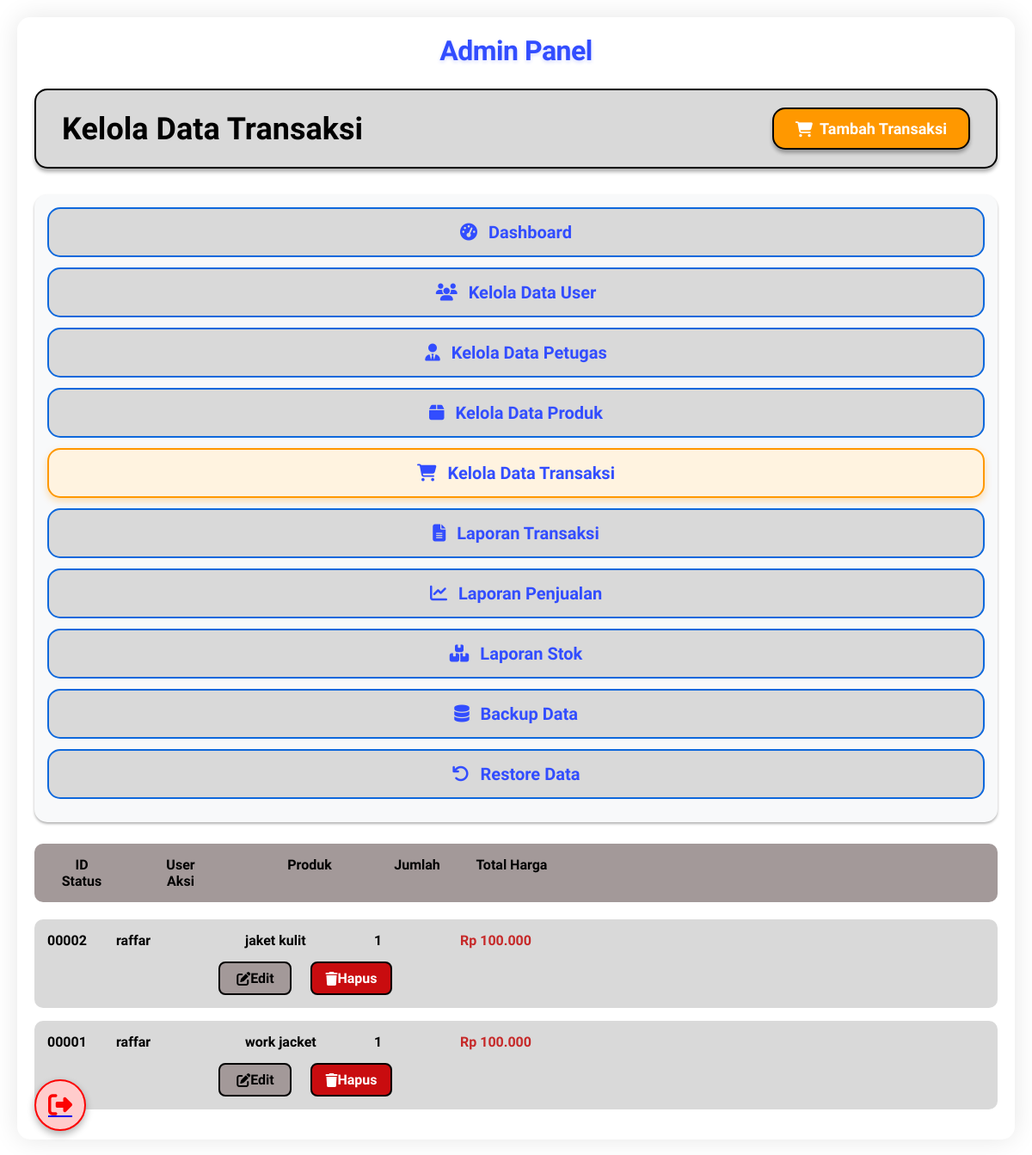
The app's page /Admin/kelola_data_transaksi.php (signed in) with its own data.
### tables this page shows
CREATE TABLE `transactions` (
  `id` int(11) NOT NULL AUTO_INCREMENT,
  `user_id` int(11) NOT NULL,
  `product_id` int(11) NOT NULL,
  `quantity` int(11) NOT NULL DEFAULT 1,
  `total_price` decimal(10,2) NOT NULL,
  `status` enum('pending','processing','completed','cancelled') DEFAULT 'pending',
  `payment_method` varchar(50) DEFAULT NULL,
  `created_at` timestamp NOT NULL DEFAULT current_timestamp(),
  `updated_at` timestamp NOT NULL DEFAULT current_timestamp() ON UPDATE current_timestamp(),
  PRIMARY KEY (`id`),
  KEY `user_id` (`user_id`),
  KEY `product_id` (`product_id`),
  CONSTRAINT `transactions_ibfk_1` FOREIGN KEY (`user_id`) REFERENCES `users` (`id`),
  CONSTRAINT `transactions_ibfk_2` FOREIGN KEY (`product_id`) REFERENCES `products` (`id`)
);

CREATE TABLE `users` (
  `id` int(11) NOT NULL AUTO_INCREMENT,
  `username` varchar(50) NOT NULL,
  `email` varchar(100) NOT NULL,
  `password` varchar(255) NOT NULL,
  `role` enum('admin','petugas','user') DEFAULT 'user',
  `created_at` timestamp NOT NULL DEFAULT current_timestamp(),
  `updated_at` timestamp NOT NULL DEFAULT current_timestamp() ON UPDATE current_timestamp(),
  PRIMARY KEY (`id`),
  UNIQUE KEY `username` (`username`),
  UNIQUE KEY `email` (`email`)
);

CREATE TABLE `products` (
  `id` int(11) NOT NULL AUTO_INCREMENT,
  `name` varchar(255) NOT NULL,
  `price` decimal(10,2) NOT NULL,
  `category` int(255) NOT NULL,
  `description` text DEFAULT NULL,
  `image` varchar(255) DEFAULT 'default-product.jpg',
  `stock` int(11) DEFAULT 0,
  `created_at` timestamp NOT NULL DEFAULT current_timestamp(),
  `updated_at` timestamp NOT NULL DEFAULT current_timestamp() ON UPDATE current_timestamp(),
  PRIMARY KEY (`id`)
);

### Admin/kelola_data_transaksi.php (the view, shortened to what this page needs)
<?php
require_once '../config.php';
$create_table = "CREATE TABLE IF NOT EXISTS transactions (
    id INT AUTO_INCREMENT PRIMARY KEY,
    user_id INT NOT NULL,
    product_id INT NOT NULL,
    quantity INT NOT NULL DEFAULT 1,
    total_price DECIMAL(10, 2) NOT NULL,
    status ENUM('pending', 'processing', 'completed', 'cancelled') DEFAULT 'pending',
    payment_method VARCHAR(50),
    created_at TIMESTAMP DEFAULT CURRENT_TIMESTAMP,
    updated_at TIMESTAMP DEFAULT CURRENT_TIMESTAMP ON UPDATE CURRENT_TIMESTAMP,
    FOREIGN KEY (user_id) REFERENCES users(id),
    FOREIGN KEY (product_id) REFERENCES products(id)
)";
$conn->query($create_table);
$transactions = [];
$query = "SELECT t.*, u.username as user_name, p.name as product_name
          FROM transactions t
          LEFT JOIN users u ON t.user_id = u.id
          LEFT JOIN products p ON t.product_id = p.id
          ORDER BY t.created_at DESC";
$result = $conn->query($query);
if ($result && $result->num_rows > 0) {
    while ($row = $result->fetch_assoc()) {
        $transactions[] = $row;
    }
}
?>
<!DOCTYPE html>
<html lang="id">
<head>
    <link rel="stylesheet" href="https://cdnjs.cloudflare.com/ajax/libs/font-awesome/6.4.0/css/all.min.css" />
</head>
<body>
    <div class="main-container">
        <div class="admin-panel-title">Admin Panel</div>
        <div class="header">
            <div class="header-title">Kelola Data Transaksi</div>
            <button class="btn-add-transaction" id="openAddModal">
                <i class="fas fa-shopping-cart"></i> Tambah Transaksi
            </button>
        </div>
        <div class="sidebar">
            <a href="admin_dashboard.php" class="sidebar-menu">
                <i class="fas fa-tachometer-alt"></i> Dashboard
            </a>
            <a href="kelola_data_user.php" class="sidebar-menu">
                <i class="fas fa-users"></i> Kelola Data User
            </a>
            <a href="kelola_data_petugas.php" class="sidebar-menu">
                <i class="fas fa-user-tie"></i> Kelola Data Petugas
            </a>
            <a href="kelola_data_produk.php" class="sidebar-menu">
                <i class="fas fa-box"></i> Kelola Data Produk
            </a>
            <a href="kelola_data_transaksi.php" class="sidebar-menu transaksi-active">
                <i class="fas fa-shopping-cart"></i> Kelola Data Transaksi
            </a>
            <a href="laporan_transaksi.php" class="sidebar-menu">
                <i class="fas fa-file-alt"></i> Laporan Transaksi
            </a>
            <a href="laporan_penjualan.php" class="sidebar-menu">
                <i class="fas fa-chart-line"></i> Laporan Penjualan
            </a>
            <a href="laporan_stok.php" class="sidebar-menu">
                <i class="fas fa-boxes"></i> Laporan Stok
            </a>
            <a href="backup_data.php" class="sidebar-menu">
                <i class="fas fa-database"></i> Backup Data
            </a>
            <a href="restore_data.php" class="sidebar-menu">
                <i class="fas fa-undo"></i> Restore Data
            </a>
        </div>
        <div class="content-area">
            <div class="table-header">
                <div>ID</div>
                <div>User</div>
                <div>Produk</div>
                <div>Jumlah</div>
                <div>Total Harga</div>
                <div>Status</div>
                <div>Aksi</div>
            </div>
            <?php if (empty($transactions)): ?>
                <div class="empty-state">
                    <i class="fas fa-shopping-cart"></i>
                    <div>Belum ada transaksi dalam sistem</div>
                    <div style="margin-top: 15px; font-size: 20px; color: #e65100;">
                        Klik "Tambah Transaksi" untuk membuat transaksi baru
                    </div>
                </div>
            <?php else: ?>
                <?php foreach ($transactions as $transaction): ?>
                    <div class="transaction-row">
                        <div><?php echo str_pad($transaction['id'], 5, '0', STR_PAD_LEFT); ?></div>
                        <div><?php echo htmlspecialchars($transaction['user_name'] ?? 'User ID: ' . $transaction['user_id']); ?></div>
                        <div><?php echo htmlspecialchars($transaction['product_name'] ?? 'Produk ID: ' . $transaction['product_id']); ?></div>
                        <div><?php echo $transaction['quantity']; ?></div>
                        <div class="price-display">Rp <?php echo number_format($transaction['total_price'], 0, ',', '.'); ?></div>
                        <div>
                            <button class="btn-action btn-edit"
                                    data-id="<?php echo $transaction['id']; ?>"
                                    data-status="<?php echo $transaction['status']; ?>">
                                <i class="fas fa-edit"></i> Edit
                            </button>
                            <button class="btn-action btn-delete"
                                    data-id="<?php echo $transaction['id']; ?>"
                                    data-user="<?php echo htmlspecialchars($transaction['user_name'] ?? 'User'); ?>">
                                <i class="fas fa-trash"></i> Hapus
                            </button>
                        </div>
                    </div>
                <?php endforeach; ?>
            <?php endif; ?>
        </div>
        <a href="../logout.php" class="logout-btn" title="Logout">
            <i class="fas fa-sign-out-alt"></i>
        </a>
    </div>
</body>
</html>

### records on screen
transactions: id "00002", user.username "raffar", product.name "jaket kulit", quantity "1", total_price "100.000"
transactions: id "00001", user.username "raffar", product.name "work jacket", quantity "1", total_price "100.000"
